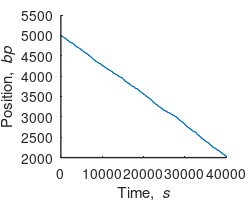

Write the MATLAB code that produced this figure.
function SimulateData

% PARAMETERS AND INITIALIZATION
k = 10.0;                      % rate (in "real units", s^-1)      %??? why this rate (supposedly the rate of the step is once every 0.5 seconds)
dt = 0.04;                    % simulation dt, make small such that k*dt < 0.2      % why this dt? (you want to sample once every 0.1 seconds if it gave one step)
nTimeSteps = 10000;           % number of dt steps to simulate
r1 = rand(1,nTimeSteps);      % random number for monte carlo
timeStep = nan(1,nTimeSteps); % simulation time steps where steps occur
                              % (pre-allocate r1 and timeStep for speed)
Pos=5000;                        % Initial position   
Stepsize=2.5;                 % Size of the motor's step 
kT=4.11;                      % Boltzman constant (pN.nm)    
kappa=0.3;                    % Stiffness of the trap (nm/pN) 



% SIMULATION
s = 0;                        % number of steps taken
t = 1;                        % simulation time points, matlab arrays start at 1
Noise = 0;                    % Initializing noise parameter   
ATPs=0;                       % Initializing number of ATP molecules 
NoSteps = 0;                  % Number of Steps to be taken by the motor

while t < nTimeSteps,
    Noise = normrnd(0,sqrt(kT*kappa),1); % Generating noise random value 
    PosVec(t)=Pos + Noise;    % Especifying position and adding noise                
    TimeVec(t)=(t*dt)*100;    % Generating time vector to plot 
    if r1(1,t) < k*dt*(1-(k*dt))% if the random number is small than this value (lambda*time - lambda*time^2) 
        ATPs=ATPs+1  ;          
        if ATPs == 5 ;         % Stepping Only happens when 5 molecules bind ATP
            NoSteps=ceil(4*rand(1)); % One two three and four subunits can take the step at the same time
            s = s + 1;            % take a step
            Pos=Pos-Stepsize*NoSteps;   % Increment the position by four step sizes a total of 10 bp per time
            timeStep(s) = t;      % mark the simulation time the step happened
            ATPs=0;
        end
    end
    t = t + 1;                % increase simulation time
end

close all;
hfig = 1;
figure(hfig); clf;
plot(TimeVec,PosVec,'-');
fontSize = 10;
set(gca,'fontsize',fontSize);
set(gca,'linewidth',1);
set(gca,'layer','top');
box off;
set(hfig, 'PaperSize', [3 2.5]);
set(hfig, 'PaperPosition', [0.25 0.25 2.5 2]);
ylabel('Position, {\it bp}')
xlabel('Time, {\it s}');
